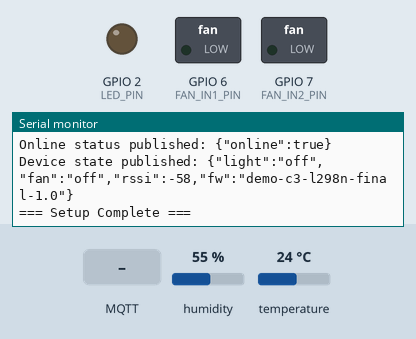
Bench run of a sketch on a simulated ESP32-C3. On the bench: switched loads named in the sketch (green lamp = pin HIGH), output pins drawn as LEDs (lit = HIGH), the last lines printed to the serial monitor. Inputs (shaded band) come from the test bench; at power-on: humidity 55 %, temperature 24 °C. WiFi joins after 1.5 s; servers stay silent unless stated; no MQTT or app messages arrive unless stated.

Above: at 3.7 s.
3.8 s: MQTT message "toggle" arrives on the first subscribed topic
At 4.8 s:
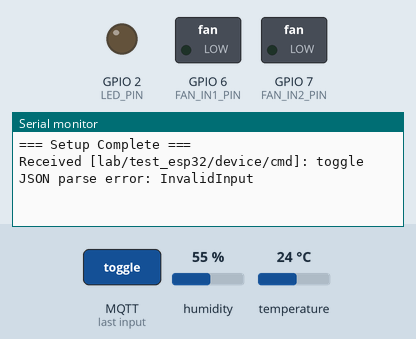
5.3 s: MQTT message "1" arrives on the first subscribed topic
At 6.1 s:
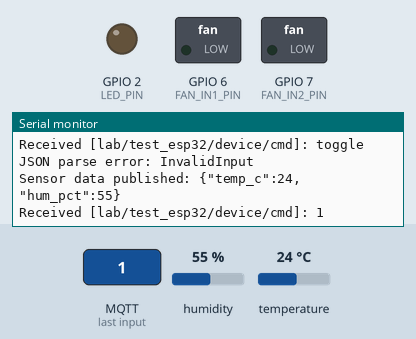
6.8 s: MQTT message "on" arrives on the first subscribed topic
At 7.1 s:
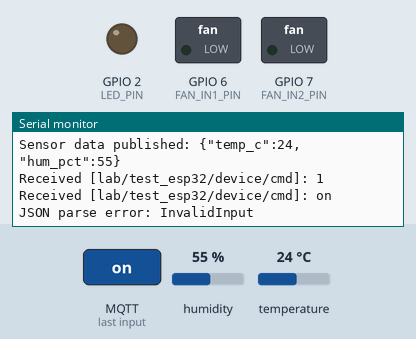

The sketch:

firmware_esp32c3.ino
```cpp
/*
 * ESP32-C3 IoT Demo Firmware
 * **PHIÊN BẢN CUỐI CÙNG**
 *
 * Chức năng:
 * - Điều khiển Bật/Tắt motor đơn giản qua L298N (dùng IN1, IN2).
 * - Giả định Jumper ENA và ENB đã được cắm (hoặc nối dây thay thế).
 * - Cấp nguồn cho L298N từ chân 5V của ESP32 (không khuyến khích, có thể gây reset).
 * - Tích hợp cảm biến DHT22 và điều khiển LED.
 */

#include <WiFi.h>
#include <PubSubClient.h>
#include <ArduinoJson.h>
#include <DHTesp.h>

// =============================================================================
// CONFIGURATION - KIỂM TRA LẠI CÁC THÔNG SỐ NÀY
// =============================================================================

// WiFi Configuration
const char* WIFI_SSID = "TDMU"; // <<-- THAY TÊN WIFI CỦA BẠN
const char* WIFI_PASSWORD = ""; // <<-- THAY MẬT KHẨU WIFI

// MQTT Broker Configuration
const char* MQTT_HOST = "broker.hivemq.com";
const int MQTT_PORT = 1883;
// === SỬA LỖI: Thêm lại các dòng khai báo bị thiếu ===
const char* MQTT_USERNAME = "";
const char* MQTT_PASSWORD = "";

// Device Configuration
const char* DEVICE_ID = "esp32c3_demo_001";
const char* FIRMWARE_VERSION = "demo-c3-l298n-final-1.0";
const char* TOPIC_NS = "lab/test_esp32"; // <<-- ĐẢM BẢO KHỚP VỚI WEB/APP

// === Cấu hình chân GPIO cho L298N (Bật/Tắt) ===
const int LED_PIN = 2;       // Chân GPIO cho LED
const int DHT_PIN = 4;       // Chân GPIO cho DHT22
const int FAN_IN1_PIN = 6;   // Chân IN1 của L298N
const int FAN_IN2_PIN = 7;   // Chân IN2 của L298N

// Timing Configuration
const unsigned long SENSOR_PUBLISH_INTERVAL = 5000;
const unsigned long HEARTBEAT_INTERVAL = 15000;
const unsigned long WIFI_RECONNECT_INTERVAL = 5000;
const unsigned long MQTT_RECONNECT_INTERVAL = 5000;
const unsigned long COMMAND_DEBOUNCE_DELAY = 500;

// =============================================================================
// GLOBAL VARIABLES
// =============================================================================

WiFiClient espClient;
PubSubClient mqttClient(espClient);
DHTesp dhtSensor;

// Device state
bool ledState = false;
bool fanState = false;

// Timing variables
unsigned long lastSensorPublish = 0;
unsigned long lastHeartbeat = 0;
unsigned long lastWifiCheck = 0;
unsigned long lastMqttCheck = 0;
unsigned long lastCommandTime = 0;

// MQTT Topics
String topicSensorState;
String topicDeviceState;
String topicDeviceCmd;
String topicSysOnline;

// Forward declarations
void connectMQTT();
void onMqttMessage(char* topic, byte* payload, unsigned int length);
void publishDeviceState();
void handleDeviceCommand(String message);
void initGPIO();
void initSensor();
void initTopics();
void initWiFi();
void initMQTT();
void checkWiFi(unsigned long currentTime);
void checkMQTT(unsigned long currentTime);
void publishSensorData();
void publishOnlineStatus(bool online);


// =============================================================================
// SETUP FUNCTION
// =============================================================================

void setup() {
    Serial.begin(115200);
    delay(1000);

    Serial.println("\n=== L298N Simple On/Off Demo Starting ===");
    Serial.printf("Device ID: %s\n", DEVICE_ID);
    Serial.printf("Firmware: %s\n", FIRMWARE_VERSION);
    Serial.printf("Topic Namespace: %s\n", TOPIC_NS);

    initGPIO();
    initSensor();
    initTopics();
    initWiFi();
    initMQTT();

    Serial.println("=== Setup Complete ===\n");
}

// =============================================================================
// MAIN LOOP
// =============================================================================

void loop() {
    unsigned long currentTime = millis();

    checkWiFi(currentTime);
    checkMQTT(currentTime);

    if (mqttClient.connected()) {
        mqttClient.loop();

        if (currentTime - lastSensorPublish >= SENSOR_PUBLISH_INTERVAL) {
            publishSensorData();
            lastSensorPublish = currentTime;
        }

        if (currentTime - lastHeartbeat >= HEARTBEAT_INTERVAL) {
            publishDeviceState();
            lastHeartbeat = currentTime;
        }
    }

    delay(10);
}

// =============================================================================
// INITIALIZATION FUNCTIONS
// =============================================================================

void initGPIO() {
    Serial.println("Initializing GPIO pins...");

    pinMode(LED_PIN, OUTPUT);
    digitalWrite(LED_PIN, LOW);
    Serial.printf("LED pin: %d\n", LED_PIN);

    // Cấu hình 2 chân cho L298N
    pinMode(FAN_IN1_PIN, OUTPUT);
    pinMode(FAN_IN2_PIN, OUTPUT);

    // Đảm bảo motor tắt khi khởi động (trạng thái phanh)
    digitalWrite(FAN_IN1_PIN, LOW);
    digitalWrite(FAN_IN2_PIN, LOW);

    Serial.printf("Fan Control Pins: IN1=%d, IN2=%d\n", FAN_IN1_PIN, FAN_IN2_PIN);
}

void initSensor() {
    Serial.println("Initializing DHT22 sensor...");
    dhtSensor.setup(DHT_PIN, DHTesp::DHT22);
}

void initTopics() {
    Serial.println("Initializing MQTT topics...");
    topicSensorState = String(TOPIC_NS) + "/sensor/state";
    topicDeviceState = String(TOPIC_NS) + "/device/state";
    topicDeviceCmd = String(TOPIC_NS) + "/device/cmd";
    topicSysOnline = String(TOPIC_NS) + "/sys/online";
}

void initWiFi() {
    Serial.printf("Connecting to WiFi: %s\n", WIFI_SSID);
    WiFi.mode(WIFI_STA);
    WiFi.begin(WIFI_SSID, WIFI_PASSWORD);

    int attempts = 0;
    while (WiFi.status() != WL_CONNECTED && attempts < 20) {
        delay(500);
        Serial.print(".");
        attempts++;
    }

    if (WiFi.status() == WL_CONNECTED) {
        Serial.printf("\nWiFi connected! IP: %s\n", WiFi.localIP().toString().c_str());
    } else {
        Serial.println("\nWiFi connection failed!");
    }
}

void initMQTT() {
    Serial.printf("Setting up MQTT client for %s:%d\n", MQTT_HOST, MQTT_PORT);
    mqttClient.setServer(MQTT_HOST, MQTT_PORT);
    mqttClient.setCallback(onMqttMessage);
    connectMQTT();
}

// =============================================================================
// WIFI & MQTT CONNECTION MANAGEMENT
// =============================================================================

void checkWiFi(unsigned long currentTime) {
    if (WiFi.status() != WL_CONNECTED && currentTime - lastWifiCheck >= WIFI_RECONNECT_INTERVAL) {
        Serial.println("WiFi disconnected. Reconnecting...");
        WiFi.reconnect();
        lastWifiCheck = currentTime;
    }
}

void checkMQTT(unsigned long currentTime) {
    if (WiFi.status() == WL_CONNECTED && !mqttClient.connected() && currentTime - lastMqttCheck >= MQTT_RECONNECT_INTERVAL) {
        Serial.println("MQTT disconnected. Reconnecting...");
        connectMQTT();
        lastMqttCheck = currentTime;
    }
}

void connectMQTT() {
    if (WiFi.status() != WL_CONNECTED) return;

    Serial.printf("Connecting to MQTT broker: %s:%d\n", MQTT_HOST, MQTT_PORT);

    String lwt = "{\"online\":false}";

    if (mqttClient.connect(DEVICE_ID, MQTT_USERNAME, MQTT_PASSWORD, topicSysOnline.c_str(), 1, true, lwt.c_str())) {
        Serial.println("MQTT connected successfully!");
        if (mqttClient.subscribe(topicDeviceCmd.c_str(), 1)) {
            Serial.printf("Subscribed to: %s\n", topicDeviceCmd.c_str());
        } else {
            Serial.println("Failed to subscribe to command topic!");
        }
        publishOnlineStatus(true);
        publishDeviceState();
    } else {
        Serial.printf("MQTT connection failed! State: %d\n", mqttClient.state());
    }
}

// =============================================================================
// MQTT MESSAGE HANDLING & PUBLISHING
// =============================================================================

void onMqttMessage(char* topic, byte* payload, unsigned int length) {
    String message;
    message.reserve(length);
    for (unsigned int i = 0; i < length; i++) {
        message += (char)payload[i];
    }

    Serial.printf("Received [%s]: %s\n", topic, message.c_str());

    if (String(topic) == topicDeviceCmd) {
        handleDeviceCommand(message);
    }
}

void handleDeviceCommand(String message) {
    unsigned long currentTime = millis();
    if (currentTime - lastCommandTime < COMMAND_DEBOUNCE_DELAY) {
        Serial.println("Command ignored due to debounce");
        return;
    }
    lastCommandTime = currentTime;

    JsonDocument doc;
    DeserializationError error = deserializeJson(doc, message);

    if (error) {
        Serial.printf("JSON parse error: %s\n", error.c_str());
        return;
    }

    bool stateChanged = false;

    if (doc.containsKey("light")) {
        String lightCmd = doc["light"].as<String>();
        if (lightCmd == "toggle") {
            ledState = !ledState;
            digitalWrite(LED_PIN, ledState ? HIGH : LOW);
            Serial.printf("LED turned %s\n", ledState ? "ON" : "OFF");
            stateChanged = true;
        }
    }

    if (doc.containsKey("fan")) {
        String fanCmd = doc["fan"].as<String>();
        if (fanCmd == "toggle") {
            fanState = !fanState;
            stateChanged = true;

            if (fanState) { // Nếu lệnh là BẬT quạt
                Serial.println("Received Fan ON command");
                digitalWrite(FAN_IN1_PIN, HIGH); // Quay thuận
                digitalWrite(FAN_IN2_PIN, LOW);
            } else { // Nếu lệnh là TẮT quạt
                Serial.println("Received Fan OFF command");
                digitalWrite(FAN_IN1_PIN, LOW); // Phanh động cơ
                digitalWrite(FAN_IN2_PIN, LOW);
            }
        }
    }

    if (stateChanged) {
        publishDeviceState();
    }
}

void publishSensorData() {
    if (!mqttClient.connected()) return;

    TempAndHumidity data = dhtSensor.getTempAndHumidity();

    if (isnan(data.temperature) || isnan(data.humidity)) {
        Serial.println("Error reading from DHT sensor!");
        return;
    }

    JsonDocument doc;
    doc["temp_c"] = round(data.temperature * 10) / 10.0;
    doc["hum_pct"] = round(data.humidity * 10) / 10.0;

    String payload;
    serializeJson(doc, payload);

    if (mqttClient.publish(topicSensorState.c_str(), payload.c_str(), false)) {
        Serial.printf("Sensor data published: %s\n", payload.c_str());
    } else {
        Serial.println("Failed to publish sensor data!");
    }
}

void publishDeviceState() {
    if (!mqttClient.connected()) return;

    JsonDocument doc;
    doc["light"] = ledState ? "on" : "off";
    doc["fan"] = fanState ? "on" : "off";
    doc["rssi"] = WiFi.RSSI();
    doc["fw"] = FIRMWARE_VERSION;

    String payload;
    serializeJson(doc, payload);

    if (mqttClient.publish(topicDeviceState.c_str(), payload.c_str(), true)) {
        Serial.printf("Device state published: %s\n", payload.c_str());
    } else {
        Serial.println("Failed to publish device state!");
    }
}

void publishOnlineStatus(bool online) {
    if (!mqttClient.connected()) return;

    JsonDocument doc;
    doc["online"] = online;

    String payload;
    serializeJson(doc, payload);

    if (mqttClient.publish(topicSysOnline.c_str(), payload.c_str(), true)) {
        Serial.printf("Online status published: %s\n", payload.c_str());
    } else {
        Serial.println("Failed to publish online status!");
    }
}
```

Measured:
- after the input at 3.8 s, the serial monitor: prints a new line at once (image 1)
- after the input at 5.3 s, the serial monitor: prints a new line at once (image 2)
- after the input at 6.8 s, the serial monitor: prints a new line at once (image 3)
